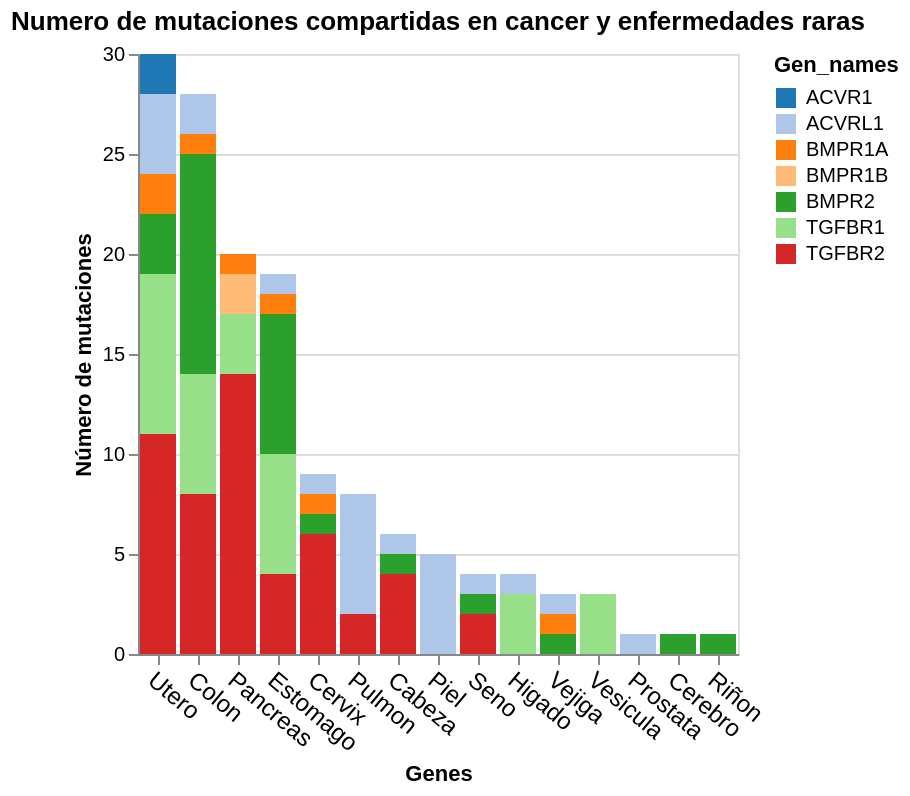

The cell this chart's notebook holds for it:
### Code cell
alt.Chart(df_cross_variations
).transform_aggregate(
    unique_aa_mutation='distinct(aa_mutation)',
    groupby=['Gen_names','tipo_cancer', 'aa_mutation']
).mark_bar().encode(
    y=alt.Y('count(unique_aa_mutation):Q', title='Número de mutaciones'),
    x=alt.X('tipo_cancer', sort='-y', title='Genes',axis=alt.Axis(
              labelAngle=40, labelFontSize=12)),
    color=alt.Color('Gen_names', scale=alt.Scale(scheme='category20')),
     tooltip=['count(unique_aa_mutation):Q', 'Gen_names', 'tipo_cancer' ]
).properties(
    title="Numero de mutaciones compartidas en cancer y enfermedades raras"
)

### Figure 1 — Vega-Lite specification as saved in the notebook (floating-point values rounded to 4 significant figures; data arrays with more than 128 entries replaced by an {"elided": "..."} marker saying what was removed)
{"config": {"view": {"continuousWidth": 300, "continuousHeight": 300}}, "data": {"name": "data-988959dc553e84c00fba39df09f86cba"}, "mark": {"type": "bar"}, "encoding": {"color": {"field": "Gen_names", "scale": {"scheme": "category20"}, "type": "nominal"}, "tooltip": [{"aggregate": "count", "field": "unique_aa_mutation", "type": "quantitative"}, {"field": "Gen_names", "type": "nominal"}, {"field": "tipo_cancer", "type": "nominal"}], "x": {"axis": {"labelAngle": 40, "labelFontSize": 12}, "field": "tipo_cancer", "sort": "-y", "title": "Genes", "type": "nominal"}, "y": {"aggregate": "count", "field": "unique_aa_mutation", "title": "Número de mutaciones", "type": "quantitative"}}, "title": "Numero de mutaciones compartidas en cancer y enfermedades raras", "transform": [{"aggregate": [{"op": "distinct", "field": "aa_mutation", "as": "unique_aa_mutation"}], "groupby": ["Gen_names", "tipo_cancer", "aa_mutation"]}], "$schema": "https://vega.github.io/schema/vega-lite/v5.16.3.json", "datasets": {"data-988959dc553e84c00fba39df09f86cba": {"elided": "222 records"}}}
